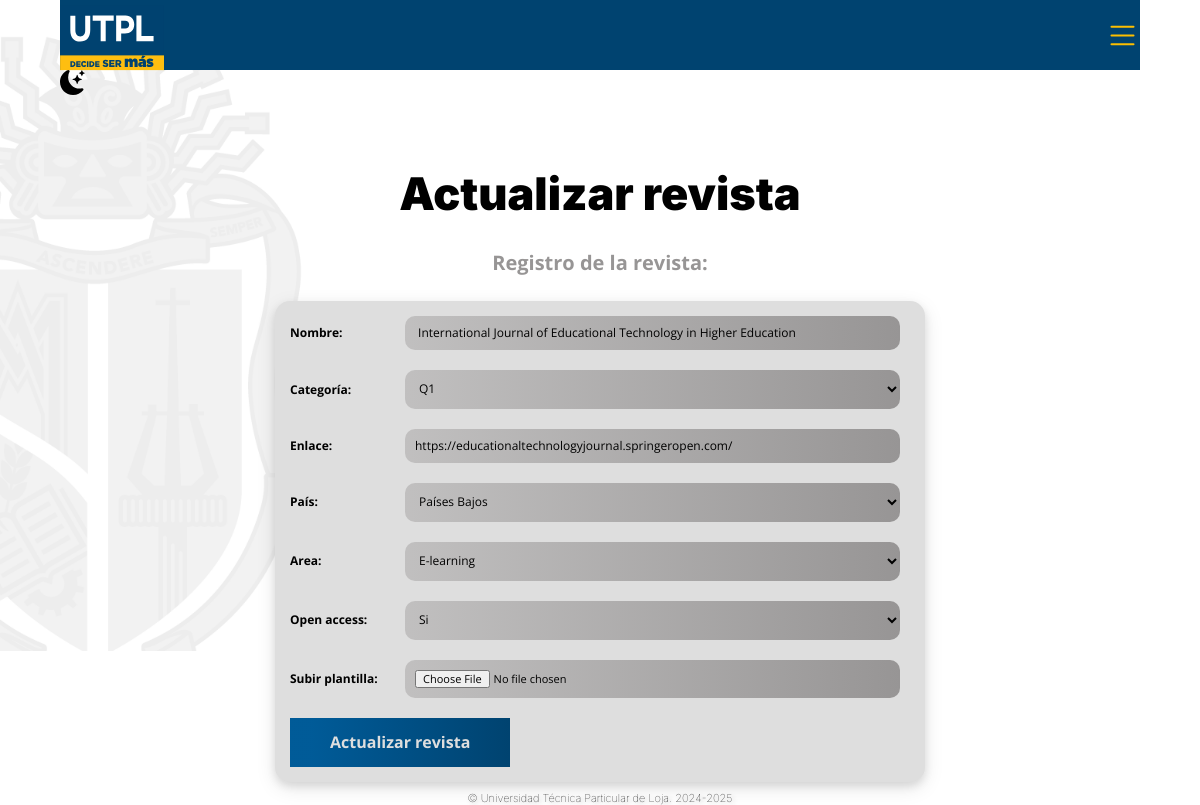
The page /editar?id=1 (signed in) on the database its author committed.
### tables this page shows
CREATE TABLE `revistas` (
  `id` int NOT NULL AUTO_INCREMENT,
  `nombre` varchar(255) NOT NULL,
  `categoria` varchar(11) NOT NULL,
  `enlace` varchar(255) NOT NULL,
  `accesibilidad` varchar(20) DEFAULT NULL,
  `pais` varchar(50) DEFAULT NULL,
  `tipo_revista` varchar(50) DEFAULT NULL,
  `usuario_id` int DEFAULT NULL,
  `documento_url` varchar(255) DEFAULT NULL,
  PRIMARY KEY (`id`),
  KEY `fk_usuario_id` (`usuario_id`),
  CONSTRAINT `fk_usuario_id` FOREIGN KEY (`usuario_id`) REFERENCES `usuarios` (`id`)
);

### controllers/RevistasController.php (called while the page is built, shortened)
<?php
class RevistasController
{
    public static function editar(Router $router)
    {
        $id = $_GET['id'];
        $revistas = Revista::find($id);
        $alertas = Revista::getAlertas();
        $router->render('admin/Editar', [
            'revistas' => $revistas,
            'alertas' => $alertas
        ]);
    }
}

### public/index.php (called while the page is built, shortened)
<?php
$router = new Router();
$router->get('/', [LoginController::class, 'paginaPrincipal']);
$router->get('/login', [LoginController::class, 'login']);
$router->post('/login', [LoginController::class, 'login']);
$router->get('/logout', [LoginController::class, 'logout']);
$router->post('/actualizar_codigo', [CodigoController::class, 'actualizarCodigoSecreto']);
$router->get('/actualizar_codigo', [CodigoController::class, 'actualizarCodigoSecreto']);
$router->post('/registrar_usuario', [LoginController::class, 'usuario']);
$router->get('/registrar_usuario', [LoginController::class, 'usuario']);
$router->get('/actualizar', [LoginController::class, 'actualizarLogin']);
$router->post('/actualizar', [LoginController::class, 'actualizarLogin']);
$router->get('/olvide', [LoginController::class, 'olvideContraseña']);
$router->post('/olvide', [LoginController::class, 'olvideContraseña']);
$router->get('/eliminarUsuario', [LoginController::class, 'eliminar']);
$router->get('/paginaAdministrador', [LoginController::class, 'paginaAdministrador']);
$router->get('/Eventos', [EventosController::class, 'Eventos']);
$router->post('/Eventos', [EventosController::class, 'Eventos']);
$router->get('/Revistas', [RevistasController::class, 'Revistas']);
$router->post('/Revistas', [RevistasController::class, 'Revistas']);
$router->get('/eliminar', [RevistasController::class, 'eliminar']);
$router->get('/eliminar_evento', [EventosController::class, 'eliminar']);
$router->get('/editar', [RevistasController::class, 'editar']);
$router->post('/editar', [RevistasController::class, 'editar']);
$router->get('/editar_evento', [EventosController::class, 'editar']);
$router->post('/editar_evento', [EventosController::class, 'editar']);
$router->get('/buscar_revistas_admin', [RevistasController::class, 'buscarAdmin']);
$router->post('/buscar_revistas_admin', [RevistasController::class, 'buscarAdmin']);
$router->get('/buscar_revistas_publico', [RevistasController::class, 'buscarPublico']);
$router->post('/buscar_revistas_publico', [RevistasController::class, 'buscarPublico']);
$router->get('/buscar_eventos_admin', [EventosController::class, 'buscarAdmin']);
$router->post('/buscar_eventos_admin', [EventosController::class, 'buscarAdmin']);
$router->get('/buscar_eventos_publico', [EventosController::class, 'buscarPublico']);
$router->post('/buscar_eventos_publico', [eventosController::class, 'buscarPublico']);
$router->comprobarRutas();

### models/ActiveRecord.php (called while the page is built, shortened)
<?php
class ActiveRecord
{
    protected static $db;
    protected static $tabla = '';
    public static function setDB($database)
    {
        self::$db = $database;
    }
    public static function find($id)
    {
        $query = "SELECT * FROM " . static::$tabla  . " WHERE id = {$id}";
        $resultado = self::consultarSQL($query);
        return array_shift($resultado);
    }
    public static function consultarSQL($query)
    {
        $resultado = self::$db->query($query);
        $array = [];
        while ($registro = $resultado->fetch_assoc()) {
            $array[] = static::crearObjeto($registro);
        }
        return $array;
    }
    protected static function crearObjeto($registro)
    {
        $objeto = new static;
        foreach ($registro as $key => $value) {
            if (property_exists($objeto, $key)) {
                $objeto->$key = $value;
            }
        }
        return $objeto;
    }
}

### includes/funciones.php (called while the page is built, shortened)
<?php
function paises(){
return $paises;
}
function s($html) : string {
    $s = htmlspecialchars($html);
    return $s;
}

### views/admin/Editar.php (the view, shortened to what this page needs)
<div class="contenedor">
   <?php
   include_once __DIR__ . "../../plantillas/Menu.php";
   ?>
   <h1>Actualizar revista</h1>
   <div class="contenedor-sm">
      <p class="descripcion-pagina">Registro de la revista:</p>
      <form class="formulario" method="POST" enctype="multipart/form-data">
         <div class="campo">
            <label for="nombre">Nombre:</label>
            <input
               type="text"
               id="nombre"
               name="nombre"
               placeholder="Nombre de la revista"
               value="<?php echo s($revistas->nombre); ?>" />
         </div>
         <div class="campo">
            <label for="categoria">Categoría:</label>
            <select id="categoria" name="categoria">
               <option value="<?php echo s('Q1'); ?>" <?php echo $revistas->categoria == 'Q1' ? 'selected' : ''; ?>>Q1</option>
            </select>
         </div>
         <div class="campo">
            <label for="enlace">Enlace:</label>
            <input
               type="enlace"
               id="enlace"
               name="enlace"
               placeholder="Enlace de revista"
               value="<?php echo s($revistas->enlace); ?>" />
         </div>
         <div class="campo">
            <label for="pais">País:</label>
            <select id="pais" name="pais">
               <?php
               $paises = paises();
               foreach ($paises as $pais): ?>
                  <option value="<?php echo s($pais); ?>" <?php echo $revistas->pais == $pais ? 'selected' : ''; ?>>
                     <?php echo s($pais); ?>
                  </option>
               <?php endforeach; ?>
            </select>
         </div>
         <div class="campo">
            <label for="tipo_revista">Area:</label>
            <select id="tipo_revista" name="tipo_revista">
               <option value="<?php echo s('E-learning'); ?>" <?php echo $revistas->tipo_revista == 'E-learning' ? 'selected' : ''; ?>>E-learning</option>
            </select>
         </div>
         <div class="campo">
            <label for="accesibilidad">Open access:</label>
            <select id="accesibilidad" name="accesibilidad">
               <option value="<?php echo s('si'); ?>" <?php echo $revistas->accesibilidad == 'si' ? 'selected' : ''; ?>>Si</option>
            </select>
         </div>
         <div class="campo">
            <label for="archivo">Subir plantilla:</label>
            <input type="file" id="archivo" name="archivo" accept=".doc, .docx, .tex, .zip, .cls, .bib, .txt, .pdf">
         </div>
         <input type="submit" class="boton" value="Actualizar revista">
      </form>
   </div>
</div>

### public/build/css/app.css (style rules this page uses)
body { margin:0 }
h1 { font-size:2em;margin:.67em 0 }
button,input,optgroup,select,textarea { font-family:inherit;font-size:100%;line-height:1.15;margin:0 }
button,input { overflow:visible }
button,select { text-transform:none }
button,[type=button],[type=reset],[type=submit] { -webkit-appearance:button }
*,*:before,*:after { box-sizing:inherit }
html { font-size:62.5%;box-sizing:border-box;height:100% }
body { background:url("/build/img/fondo-utpl.svg");background-repeat:no-repeat;background-size:46rem;background-position:unset;font-family:"Open Sans",sans-serif;font-size:1.6rem;min-height:100% }
.contenedor { width:90%;max-width:120rem;margin:0 auto }
.contenedor-sm { max-width:65rem;margin:0 auto }
h1,h2,h3 { font-family:"Inter",sans-serif;margin:0 0 2.5rem 0;font-weight:900 }
h1 { font-size:4.5rem;text-align:center;margin-top:7rem }
p { font-size:2rem;color:#979595;line-height:1.8;text-align:center }
.contenedor-sm .descripcion-pagina { font-weight:bold;text-align:center }
.contenedor-sm .formulario { margin-top:1rem;box-shadow:0 4px 8px rgba(0,0,0,.1),0 6px 20px rgba(0,0,0,.1);padding:15px;background-color:#dedede;border-radius:15px }
.contenedor-sm .formulario .campo { display:flex;align-items:center;margin-bottom:2rem;gap:.5rem;font-size:1.2rem }
.contenedor-sm .formulario .campo label { flex:0 0 11rem;color:#000;font-weight:bold }
.contenedor-sm .formulario .campo input,.contenedor-sm .formulario .campo select { flex:1;padding:1rem;border:none;margin-right:1rem;background:linear-gradient(to left, #979595 0%, rgb(192.6, 191.4, 191.4) 100%);border-radius:10px }
.contenedor-sm .formulario input[type=submit] { background:linear-gradient(to left, #004370 0%, rgb(0, 90.8089285714, 151.8) 90%);padding:1.5rem 4rem;color:#dedede;font-size:1.6rem;display:inline-block;font-weight:700;border:none;transition-property:background-color;transition-duration:1s;text-align:center;display:block;width:100% }
@media (min-width: 768px) { .contenedor-sm .formulario input[type=submit] { width:auto } }
input[type=file] { font-size:.8rem }
@media (min-width: 480px) { input[type=file] { font-size:1.1rem } }

### rows shown on the page
revistas: nombre "International Journal of Educational Technology in Higher Education", categoria "Q1", enlace "https://educationaltechnologyjournal.springeropen.com/", tipo_revista "E-learning", accesibilidad "Si"

### other values the page prints
form field pais "Países Bajos"
